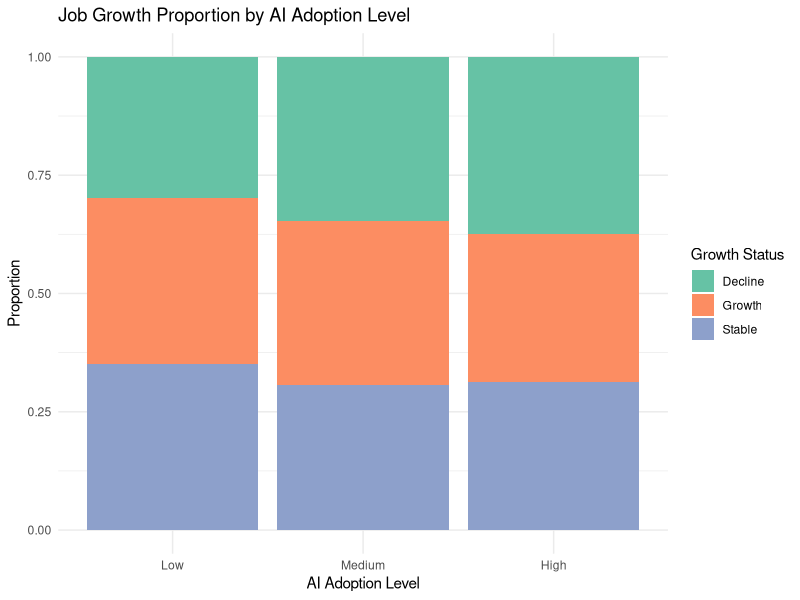
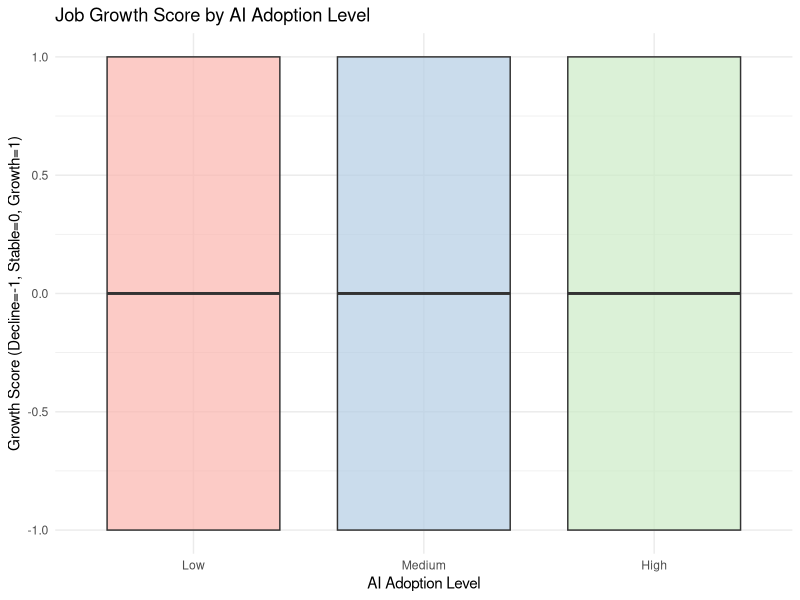
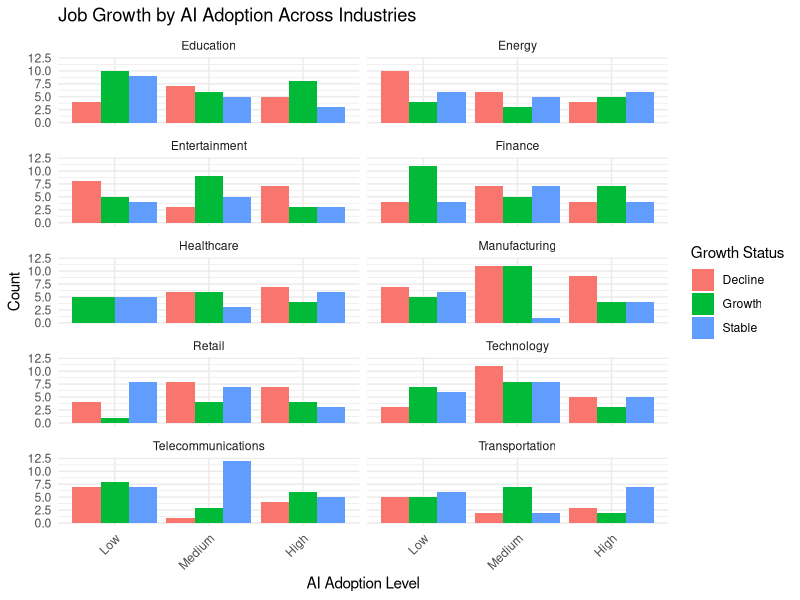
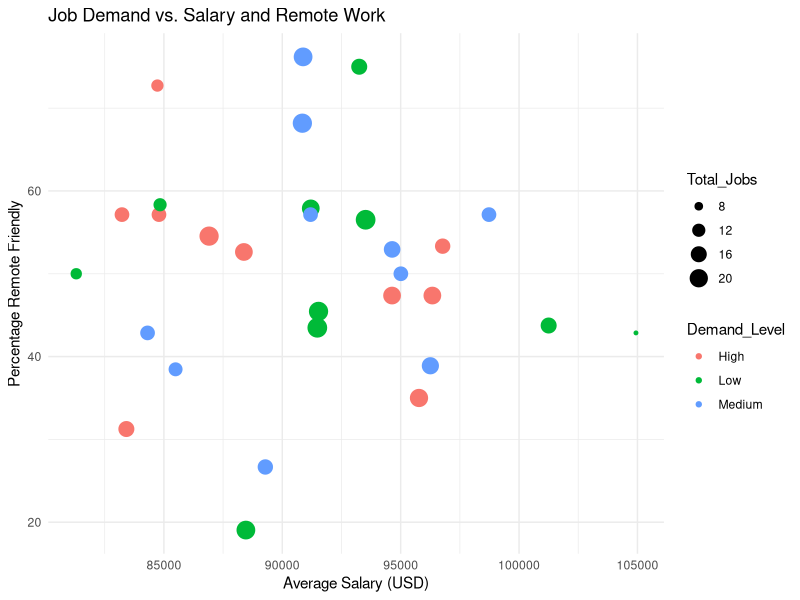
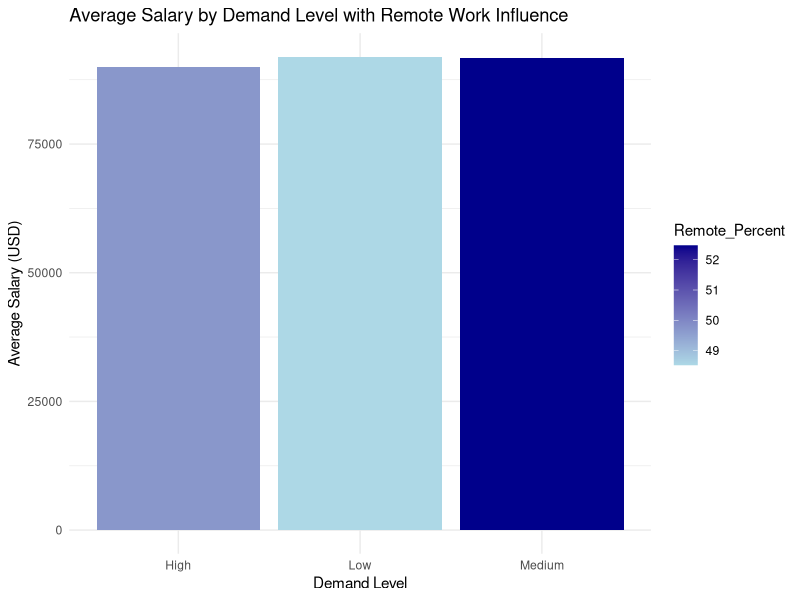
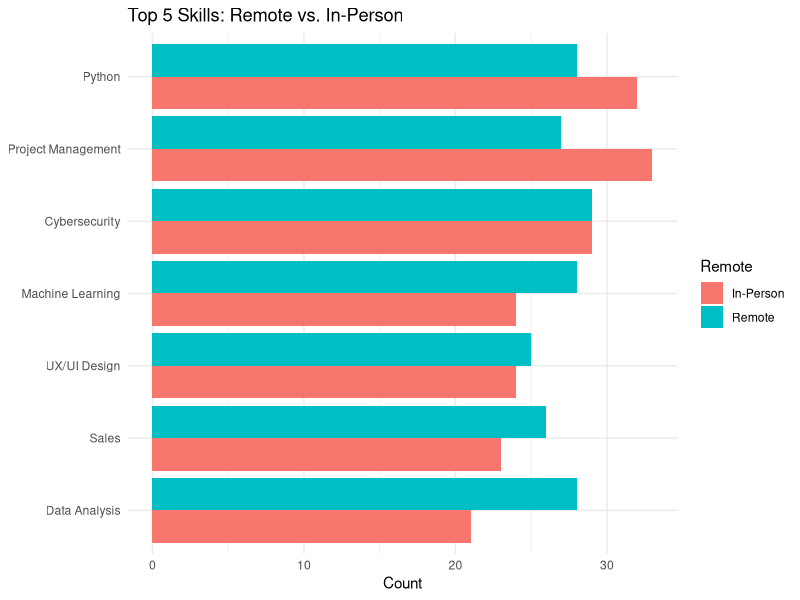
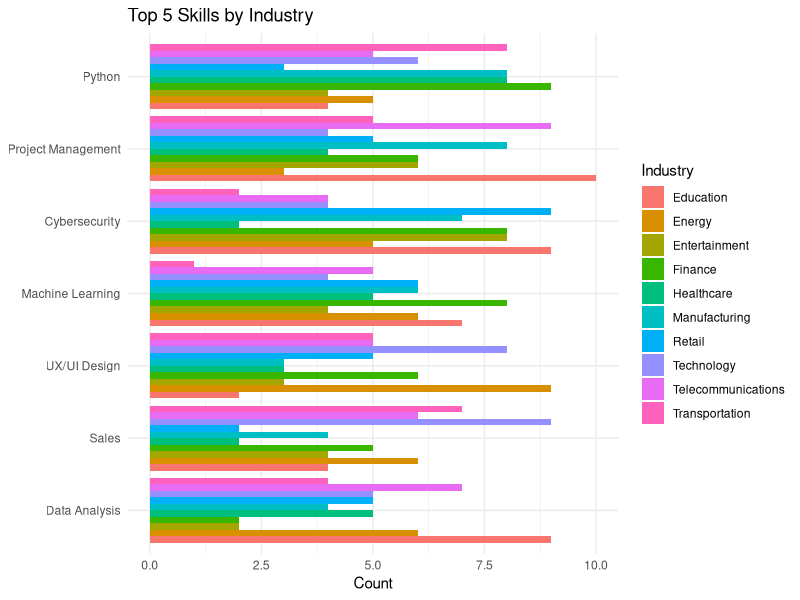
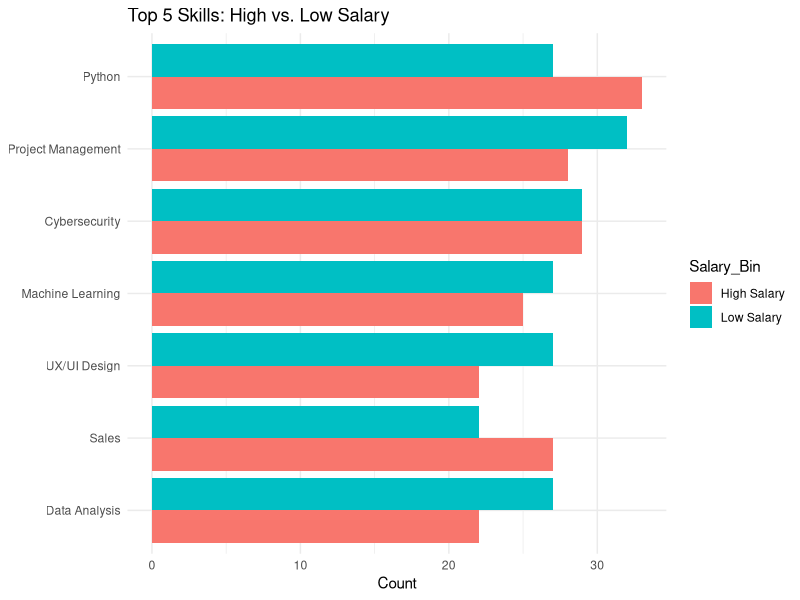

Reproduce these figures in R, in order.
## ---- chunk 1
library(tidyverse)
library(tidyr)    
library(ggthemes)
library(knitr)
library(MASS)
## ---- chunk 2
# Clear environment
rm(list = ls())

# Load libraries
library(readr)
library(dplyr)

# Load data (adjust path as needed)
data <- read_csv("ai_job_market_insights.csv")

# Data wrangling
data_clean <- data %>%
  dplyr::mutate(
    AI_Adoption_Level = factor(AI_Adoption_Level, levels = c("Low", "Medium", "High")),
    Job_Growth_Projection = factor(Job_Growth_Projection, levels = c("Decline", "Stable", "Growth")),
    Salary_USD = as.numeric(Salary_USD)
  ) %>%
  dplyr::filter(!is.na(Salary_USD) & !is.na(AI_Adoption_Level) & !is.na(Job_Growth_Projection))

# Verify
str(data_clean)
## ---- chunk 3
# 1. Data Preparation ------------------------------------------------------
# Load and clean data
df <- read_csv("ai_job_market_insights.csv")

ro1_data <- df %>%
  filter(!is.na(AI_Adoption_Level), !is.na(Job_Growth_Projection)) %>%
  mutate(
    AI_Adoption = factor(AI_Adoption_Level, 
                         levels = c("Low", "Medium", "High"),
                         ordered = TRUE),
    Growth_Score = case_when(
      Job_Growth_Projection == "Decline" ~ -1,
      Job_Growth_Projection == "Stable" ~ 0,
      Job_Growth_Projection == "Growth" ~ 1
    )
  )
## ---- chunk 4

# 2. Descriptive Statistics ------------------------------------------------
desc_stats <- ro1_data %>%
  count(AI_Adoption, Job_Growth_Projection) %>%
  pivot_wider(names_from = Job_Growth_Projection, values_from = n)

kable(desc_stats, caption = "Job Counts by AI Adoption Level")
## ---- chunk 5
ggplot(ro1_data, aes(x = AI_Adoption, fill = Job_Growth_Projection)) +
  geom_bar(position = "fill") +
  scale_fill_brewer(palette = "Set2") +
  labs(
    title = "Job Growth Proportion by AI Adoption Level",
    x = "AI Adoption Level",
    y = "Proportion",
    fill = "Growth Status"
  ) +
  theme_minimal()
## ---- chunk 6
ggplot(ro1_data, aes(x = AI_Adoption, y = Growth_Score, fill = AI_Adoption)) +
  geom_boxplot(alpha = 0.7) +
  scale_fill_brewer(palette = "Pastel1") +
  labs(
    title = "Job Growth Score by AI Adoption Level",
    x = "AI Adoption Level",
    y = "Growth Score (Decline=-1, Stable=0, Growth=1)"
  ) +
  theme_minimal() +
  theme(legend.position = "none")
## ---- chunk 7
ggplot(ro1_data, aes(x = AI_Adoption, fill = Job_Growth_Projection)) +
  geom_bar(position = "dodge") +
  facet_wrap(~Industry, ncol = 2) +
  labs(
    title = "Job Growth by AI Adoption Across Industries",
    x = "AI Adoption Level",
    y = "Count",
    fill = "Growth Status"
  ) +
  theme_minimal() +
  theme(axis.text.x = element_text(angle = 45, hjust = 1))
## ---- chunk 8
library(tidyverse)
library(dplyr)
library(ggplot2)
library(readr)
## ---- chunk 9
# Read the CSV file
library(readr)
ai_job <- read_csv("ai_job_market_insights.csv")

# Inspect the data without X11
head(ai_job)        # first few rows
glimpse(ai_job)     # structure summary
summary(ai_job)     # basic stats

# Data Wrangling: convert categorical variables to factors
ai_job <- ai_job %>%
  mutate(
    Job_Title           = as.factor(Job_Title),
    Industry            = as.factor(Industry),
    Company_Size        = Company_Size,        # adjust if needed
    Location            = as.factor(Location),
    AI_Adoption_Level   = as.factor(AI_Adoption_Level),
    Automation_Risk     = as.factor(Automation_Risk),
    Remote_Friendly     = as.factor(Remote_Friendly),
    Job_Growth_Projection = as.factor(Job_Growth_Projection)
  )

# Check for missing data
colSums(is.na(ai_job))

## ---- chunk 10
# Now we are going to create a risk score (High scores = HIgh risk) based on the Automation_Risk , it helps quantify the risk level for comparison
ai_job <- ai_job %>%
  mutate(Automation_Risk_Score = case_when(Automation_Risk == "Low" ~ 1,
                                     Automation_Risk == "Medium" ~ 2,
                                     Automation_Risk == "High" ~ 3
                                     ))
# Next, we will create a demand indicator based on Job_Growth_Projection , simplifies the growth project into a three tier demand scale 
ai_job <- ai_job %>%
  mutate(Demand_Level = case_when(
    Job_Growth_Projection == "Growth" ~ "High",
    Job_Growth_Projection == "Stable" ~ "Medium",
    Job_Growth_Projection == "Decline" ~ "Low"
  ))
## ---- chunk 11
ai_impact <- ai_job %>%
  group_by(Job_Title) %>%
  summarise(
    Avg_Automation_Risk = mean(Automation_Risk_Score),
    High_Risk_Count = sum(Automation_Risk == "High"),
    AI_Adoption_High = sum(AI_Adoption_Level == "High")
  ) %>%
  arrange(desc(Avg_Automation_Risk))
print(ai_impact)

#View top jobs with highest automation risk
print(ai_impact)

# Focus on specific roles (e.g., UX Designer, Project Manager, Marketing Specialist)
target_jobs <- c("UX Designer", "Project Manager", "Marketing Specialist")
ai_impact_target <- ai_impact %>% filter(Job_Title %in% target_jobs)
print(ai_impact_target)
## ---- chunk 12
# Analyze demand by job title
demand_analysis <- ai_job %>%
  group_by(Job_Title, Demand_Level) %>%
  summarise(
    Avg_Salary = mean(Salary_USD),
    Remote_Percent = mean(Remote_Friendly == "Yes") * 100,
    Total_Jobs = n()
  ) %>%
  arrange(Job_Title, desc(Demand_Level))

# View demand trends
print(demand_analysis)

# Visualize demand vs. salarynd remote work
ggplot(demand_analysis, aes(x = Avg_Salary, y = Remote_Percent, color = Demand_Level, size = Total_Jobs)) +
  geom_point() +
  labs(title = "Job Demand vs. Salary and Remote Work", x = "Average Salary (USD)", y = "Percentage Remote Friendly") +
  theme_minimal()
## ---- chunk 13
# Compare salary and remote work by demand
pay_remote_demand <- ai_job %>%
  group_by(Demand_Level) %>%
  summarise(
    Avg_Salary = mean(Salary_USD),
    Remote_Percent = mean(Remote_Friendly == "Yes") * 100,
    Job_Count = n()
  )

print(pay_remote_demand)
## ---- chunk 14
# Visualize
ggplot(pay_remote_demand, aes(x = Demand_Level, y = Avg_Salary, fill = Remote_Percent)) +
  geom_bar(stat = "identity") +
  labs(title = "Average Salary by Demand Level with Remote Work Influence", x = "Demand Level", y = "Average Salary (USD)") +
  theme_minimal() +
  scale_fill_gradient(low = "lightblue", high = "darkblue")
## ---- chunk 15
library(tidyverse)

# Load raw data
df <- read_csv("ai_job_market_insights.csv")

# Clean, split skills, and create flags
ro3_data <- df %>%
  filter(
    !is.na(Required_Skills),
    !is.na(Remote_Friendly),
    !is.na(Industry),
    !is.na(Salary_USD)
  ) %>%
  separate_rows(Required_Skills, sep = ",\\s*") %>%
  mutate(
    Remote     = if_else(Remote_Friendly == "Yes", "Remote", "In-Person"),
    Salary_Bin = if_else(
      Salary_USD > median(Salary_USD, na.rm = TRUE),
      "High Salary", 
      "Low Salary"
    )
  )

# Select top 5 most common skills overall
top5_skills <- ro3_data %>%
  count(Required_Skills, name = "Total") %>%
  slice_max(Total, n = 5) %>%
  pull(Required_Skills)

# Subset to top 5
ro3_top5        <- ro3_data %>% filter(Required_Skills %in% top5_skills)
remote_counts   <- ro3_top5 %>% count(Required_Skills, Remote,   name = "Count")
industry_counts <- ro3_top5 %>% count(Required_Skills, Industry, name = "Count")
salary_counts   <- ro3_top5 %>% count(Required_Skills, Salary_Bin, name = "Count")

# Display the full Remote vs In-Person table
knitr::kable(
  remote_counts,
  caption = "Top-5 Skills: Remote vs In-Person",
  align   = c("l","l","r")
)
## ---- chunk 16
ggplot(remote_counts, aes(x = reorder(Required_Skills, Count), y = Count, fill = Remote)) +
  geom_col(position = "dodge") + coord_flip() +
  labs(title = "Top 5 Skills: Remote vs. In-Person", x = NULL, y = "Count") +
  theme_minimal()
## ---- chunk 17
ggplot(industry_counts, aes(x = reorder(Required_Skills, Count), y = Count, fill = Industry)) +
  geom_col(position = "dodge") + coord_flip() +
  labs(title = "Top 5 Skills by Industry", x = NULL, y = "Count") +
  theme_minimal()
## ---- chunk 18
ggplot(salary_counts, aes(x = reorder(Required_Skills, Count), y = Count, fill = Salary_Bin)) +
  geom_col(position = "dodge") + coord_flip() +
  labs(title = "Top 5 Skills: High vs. Low Salary", x = NULL, y = "Count") +
  theme_minimal()
